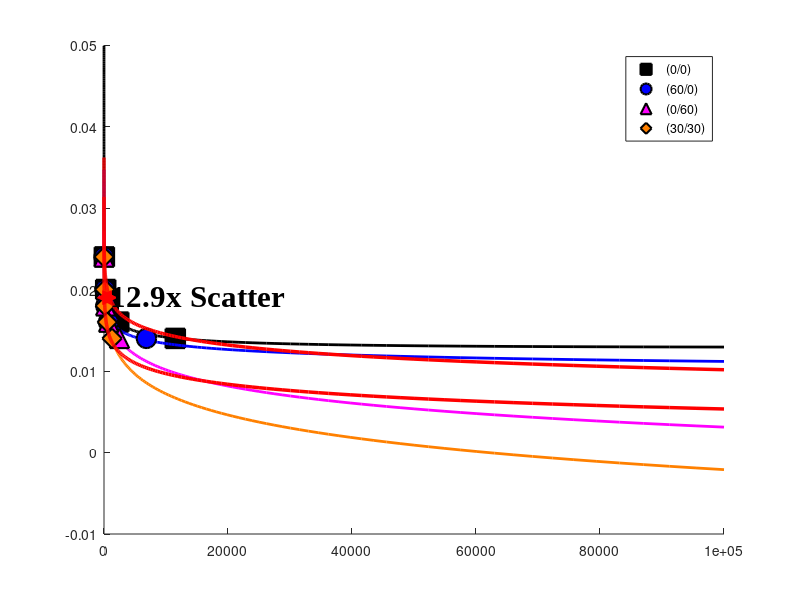

This figure's MATLAB source: (Note: this script raises an error after producing the figure.)
clc; clear; close all;
%% ========================================================================
%% 1. INPUT DATA
%% ========================================================================
% Predicted Data (Simulation/Model)
pred_00   = [59, 275, 685.1, 2381,11500];       
pred_600  = [9.6467, 140.4, 291,721.85,6840 ];      
pred_060  = [9.4829, 273, 257, 736,2500];       
pred_3030 = [5.0002, 130, 205, 524.44,1300];  




strain_range_vals = [0.024, 0.020, 0.018, 0.016, 0.014]; 

%% ========================================================================
%% 2. COLORS & DATA STRUCTURE
%% ========================================================================
c_black   = [0.0, 0.0, 0.0];    
c_blue    = [0.0, 0.0, 1.0];    
c_magenta = [1.0, 0.0, 1.0];    
c_orange  = [1.0, 0.5, 0.0];    
c_red     = [1.0, 0.0, 0.0];    

p_data(1).sim = pred_00;   p_data(1).clr = c_black;   p_data(1).mkr = 's'; p_data(1).lbl = '(0/0)';
p_data(2).sim = pred_600;  p_data(2).clr = c_blue;    p_data(2).mkr = 'o'; p_data(2).lbl = '(60/0)';
p_data(3).sim = pred_060;  p_data(3).clr = c_magenta; p_data(3).mkr = '^'; p_data(3).lbl = '(0/60)';
p_data(4).sim = pred_3030; p_data(4).clr = c_orange;  p_data(4).mkr = 'd'; p_data(4).lbl = '(30/30)';

%% ========================================================================
%% FIGURE 3: SIMULATION DATA WITH SCATTER BAND
%% ========================================================================
figure('Color', 'w', 'Name', 'Global Band Simulation', 'Position', [200 200 900 850]); hold on;

all_preds = [pred_00; pred_600; pred_060; pred_3030];
sim_leg_handles = []; 

for i = 1:length(p_data)
    X_sim = p_data(i).sim;
    clr = p_data(i).clr;
    mkr = p_data(i).mkr;
    
    p = polyfit(log10(X_sim), strain_range_vals, 2); 
    x_smooth = logspace(log10(0.1), log10(100000), 300);
    plot(x_smooth, polyval(p, log10(x_smooth)), '-', 'Color', clr, ...
        'LineWidth', 2.0, 'HandleVisibility', 'off');
    
    sim_leg_handles(i) = plot(X_sim, strain_range_vals, mkr, 'MarkerSize', 14, ...
        'LineWidth', 1.5, 'MarkerEdgeColor', 'k', 'MarkerFaceColor', clr);
end

%% ========================================================================
%% 3. DRAW THE GLOBAL BAND
%% ========================================================================
all_x_flat = all_preds(:);
all_y_flat = repmat(strain_range_vals, size(all_preds,1), 1); 
all_y_flat = all_y_flat(:);
log_x_midpoints = (log10(pred_00) + log10(pred_3030)) / 2;
p_mid = polyfit(log_x_midpoints, strain_range_vals, 1); 

rightward_nudge = 1.; 
p_mid(2) = p_mid(2) - p_mid(1) * log10(rightward_nudge);

x_center_vals = 10.^((all_y_flat - p_mid(2)) / p_mid(1));
req_factors = max(all_x_flat ./ x_center_vals, x_center_vals ./ all_x_flat).^2;
global_factor = ceil(max(req_factors) * 10) / 10; 

x_band = logspace(log10(0.1), log10(100000), 300);
plot(x_band, polyval(p_mid, log10(x_band * sqrt(global_factor))), 'r-', 'LineWidth', 2.5, 'HandleVisibility', 'off');
plot(x_band, polyval(p_mid, log10(x_band / sqrt(global_factor))), 'r-', 'LineWidth', 2.5, 'HandleVisibility', 'off');

%% ========================================================================
%% 4. VISUALIZE FACTOR ARROW & TEXT
%% ========================================================================
y_viz = 0.019;
m = p_mid(1); c = p_mid(2);
log_x_mid = (y_viz - c) / m;
x_left_band = 10^(log_x_mid) / sqrt(global_factor);
x_right_band = 10^(log_x_mid) * sqrt(global_factor);

line([x_left_band, x_right_band], [y_viz, y_viz], ...
    'LineStyle', '--', 'Color', c_red, 'LineWidth', 2.5, 'HandleVisibility', 'off');

plot(x_left_band, y_viz, '<', 'MarkerEdgeColor', c_red, 'MarkerFaceColor', c_red, ...
    'MarkerSize', 10, 'HandleVisibility', 'off');
plot(x_right_band, y_viz, '>', 'MarkerEdgeColor', c_red, 'MarkerFaceColor', c_red, ...
    'MarkerSize', 10, 'HandleVisibility', 'off');

% Position text to the right, outside the band line
text(x_right_band * 1.1, y_viz + 0.0002, ...
    sprintf('%.1fx Scatter', global_factor), ...
    'FontSize', 22, 'FontWeight', 'bold', 'HorizontalAlignment', 'left', ...
    'Color', 'k', 'FontName', 'Times New Roman');

%% ========================================================================
%% 5. FORMATTING & EXPORT
%% ========================================================================
% Moved legend to southwest to avoid line interference
lgd_sim = legend(sim_leg_handles, {p_data.lbl}, 'Location', 'northeast');
lgd_sim.FontSize = 24; title(lgd_sim, 'Hold (s/s)'); 

xlim([1 50000]); ylim([0.014 0.024]);
set(gca, 'XScale', 'log', 'FontSize', 22, 'LineWidth', 2.0, ...
    'FontName', 'Times New Roman', 'TickDir', 'in'); 
box on; axis square; grid off;

xlabel('Cycles to Failure, $N_f$', 'Interpreter', 'latex', 'FontSize', 26);
ylabel('Strain Range, $\Delta\epsilon$', 'Interpreter', 'latex', 'FontSize', 26);

% Updated annotation with 'scatter band' on the next line
annotation('textbox', [0.15 0.15 0.30 0.13], ...
    'String', {'Temp = 760^{\circ}C', ...
               sprintf('Red solid: %.1fx', global_factor), ...
               'scatter band'}, ...
    'FontSize', 20, 'FontName', 'Times New Roman', ...
    'BackgroundColor', 'white', 'EdgeColor', 'k', 'LineWidth', 1.0);
% Final export to PDF
exportgraphics(gcf, 'Scatter_Band_Plot.pdf', 'ContentType', 'vector');
hold off;
